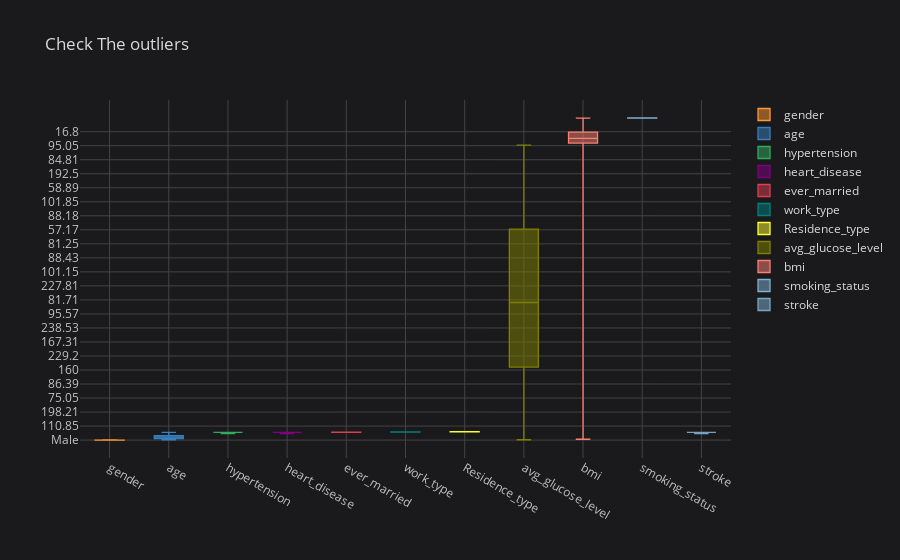

Here is the notebook cell this chart was saved with:
### Code cell
data.iplot(kind="box", theme="space", title="Check The outliers")
# There are outliers but as we can see number of outliers are so much that we can not drop them.

### Figure 1 — Plotly figure (JSON) as saved in the notebook; plotly's stock layout.template omitted (floating-point values rounded to 4 significant figures; data arrays with more than 128 entries replaced by an {"elided": "..."} marker saying what was removed)
{"data": [{"boxpoints": false, "line": {"width": 1.3}, "marker": {"color": "rgba(255, 153, 51, 1.0)"}, "name": "gender", "orientation": "v", "type": "box", "y": {"elided": "5110 str values"}}, {"boxpoints": false, "line": {"width": 1.3}, "marker": {"color": "rgba(55, 128, 191, 1.0)"}, "name": "age", "orientation": "v", "type": "box", "y": {"elided": "5110 float values"}}, {"boxpoints": false, "line": {"width": 1.3}, "marker": {"color": "rgba(50, 171, 96, 1.0)"}, "name": "hypertension", "orientation": "v", "type": "box", "y": {"elided": "5110 int values"}}, {"boxpoints": false, "line": {"width": 1.3}, "marker": {"color": "rgba(128, 0, 128, 1.0)"}, "name": "heart_disease", "orientation": "v", "type": "box", "y": {"elided": "5110 int values"}}, {"boxpoints": false, "line": {"width": 1.3}, "marker": {"color": "rgba(219, 64, 82, 1.0)"}, "name": "ever_married", "orientation": "v", "type": "box", "y": {"elided": "5110 str values"}}, {"boxpoints": false, "line": {"width": 1.3}, "marker": {"color": "rgba(0, 128, 128, 1.0)"}, "name": "work_type", "orientation": "v", "type": "box", "y": {"elided": "5110 str values"}}, {"boxpoints": false, "line": {"width": 1.3}, "marker": {"color": "rgba(255, 255, 51, 1.0)"}, "name": "Residence_type", "orientation": "v", "type": "box", "y": {"elided": "5110 str values"}}, {"boxpoints": false, "line": {"width": 1.3}, "marker": {"color": "rgba(128, 128, 0, 1.0)"}, "name": "avg_glucose_level", "orientation": "v", "type": "box", "y": {"elided": "5110 float values"}}, {"boxpoints": false, "line": {"width": 1.3}, "marker": {"color": "rgba(251, 128, 114, 1.0)"}, "name": "bmi", "orientation": "v", "type": "box", "y": {"elided": "5110 float values"}}, {"boxpoints": false, "line": {"width": 1.3}, "marker": {"color": "rgba(128, 177, 211, 1.0)"}, "name": "smoking_status", "orientation": "v", "type": "box", "y": {"elided": "5110 str values"}}, {"boxpoints": false, "line": {"width": 1.3}, "marker": {"color": "rgba(128, 177, 211, 0.8999999999999999)"}, "name": "stroke", "orientation": "v", "type": "box", "y": {"elided": "5110 int values"}}], "layout": {"legend": {"bgcolor": "#1A1A1C", "font": {"color": "#D9D9D9"}}, "paper_bgcolor": "#1A1A1C", "plot_bgcolor": "#1A1A1C", "title": {"font": {"color": "#D9D9D9"}, "text": "Check The outliers"}, "xaxis": {"gridcolor": "#434343", "showgrid": true, "tickfont": {"color": "#C2C2C2"}, "title": {"font": {"color": "#D9D9D9"}, "text": ""}, "zerolinecolor": "#666570"}, "yaxis": {"gridcolor": "#434343", "showgrid": true, "tickfont": {"color": "#C2C2C2"}, "title": {"font": {"color": "#D9D9D9"}, "text": ""}, "zerolinecolor": "#666570"}}}
